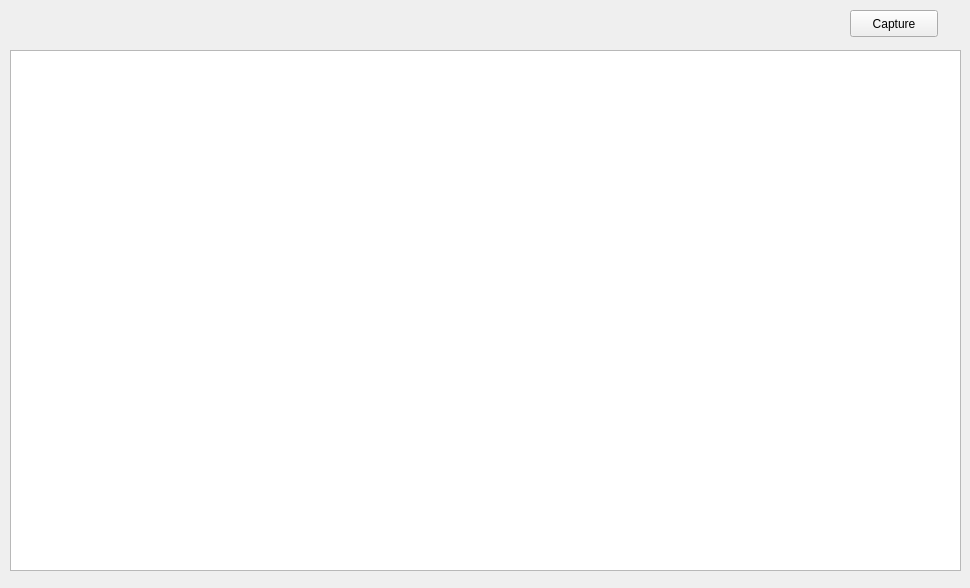
<?xml version="1.0" encoding="UTF-8"?>
<ui version="4.0">
 <class>UdpDumpClass</class>
 <widget class="QWidget" name="UdpDumpClass">
  <property name="geometry">
   <rect>
    <x>0</x>
    <y>0</y>
    <width>970</width>
    <height>588</height>
   </rect>
  </property>
  <property name="windowTitle">
   <string>UdpDump</string>
  </property>
  <widget class="QPlainTextEdit" name="txtContent">
   <property name="geometry">
    <rect>
     <x>10</x>
     <y>50</y>
     <width>951</width>
     <height>521</height>
    </rect>
   </property>
  </widget>
  <widget class="QPushButton" name="btnCapture">
   <property name="geometry">
    <rect>
     <x>850</x>
     <y>10</y>
     <width>88</width>
     <height>27</height>
    </rect>
   </property>
   <property name="text">
    <string>Capture</string>
   </property>
  </widget>
 </widget>
 <layoutdefault spacing="6" margin="11"/>
 <resources/>
 <connections/>
</ui>
